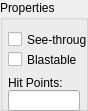
    <widget class="QGroupBox" name="IDC_STATIC_6">
      <property name="geometry">
        <rect>
          <x>184</x>
          <y>170</y>
          <width>88</width>
          <height>111</height>
        </rect>
      </property>
      <property name="title">
        <string>Properties</string>
      </property>
      <property name="visible">
        <bool>true</bool>
      </property>
      <property name="enabled">
        <bool>true</bool>
      </property>
      <property name="flat">
        <bool>false</bool>
      </property>
      <widget class="QCheckBox" name="IDC_TRANSPARENCY">
        <property name="geometry">
          <rect>
            <x>8</x>
            <y>30</y>
            <width>79</width>
            <height>19</height>
          </rect>
        </property>
        <property name="text">
          <string>See-through</string>
        </property>
        <property name="visible">
          <bool>true</bool>
        </property>
        <property name="enabled">
          <bool>true</bool>
        </property>
      </widget>
      <widget class="QCheckBox" name="IDC_DOOR_BLASTABLE">
        <property name="geometry">
          <rect>
            <x>8</x>
            <y>50</y>
            <width>79</width>
            <height>19</height>
          </rect>
        </property>
        <property name="text">
          <string>Blastable</string>
        </property>
        <property name="visible">
          <bool>true</bool>
        </property>
        <property name="enabled">
          <bool>true</bool>
        </property>
      </widget>
      <widget class="QLabel" name="IDC_DOOR_HITPOINTS_TEXT">
        <property name="geometry">
          <rect>
            <x>8</x>
            <y>76</y>
            <width>56</width>
            <height>13</height>
          </rect>
        </property>
        <property name="text">
          <string>Hit Points:</string>
        </property>
        <property name="visible">
          <bool>true</bool>
        </property>
        <property name="enabled">
          <bool>true</bool>
        </property>
        <property name="alignment">
          <set>Qt::AlignLeft</set>
        </property>
      </widget>
      <widget class="QLineEdit" name="IDC_DOOR_HITPOINTS_EDIT">
        <property name="geometry">
          <rect>
            <x>8</x>
            <y>90</y>
            <width>72</width>
            <height>21</height>
          </rect>
        </property>
        <property name="visible">
          <bool>true</bool>
        </property>
        <property name="enabled">
          <bool>true</bool>
        </property>
      </widget>
    </widget>
